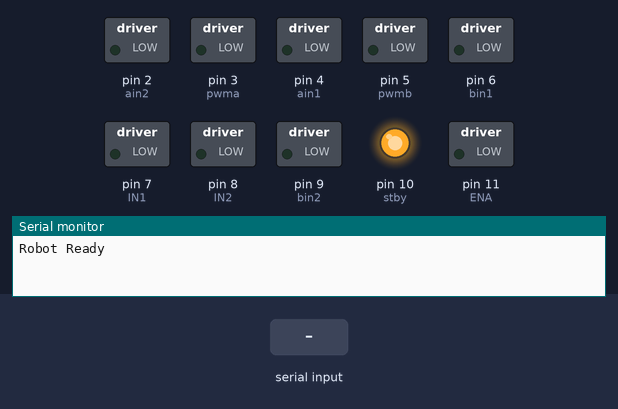
A sketch run on a simulated Arduino Uno, built with avr-gcc and run on an emulated ATmega328P. Parts: switched loads named in the sketch (green lamp = pin HIGH), output pins drawn as LEDs (lit = HIGH), the last lines printed to the serial monitor. The inputs (shaded band) are chosen by the test bench.

Above: at 1.2 s.
1.3 s: "F" received over Serial
At 2.4 s:
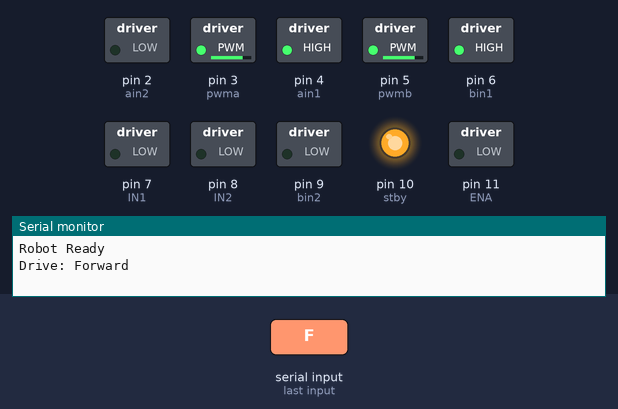
2.8 s: "B" received over Serial
At 3.5 s:
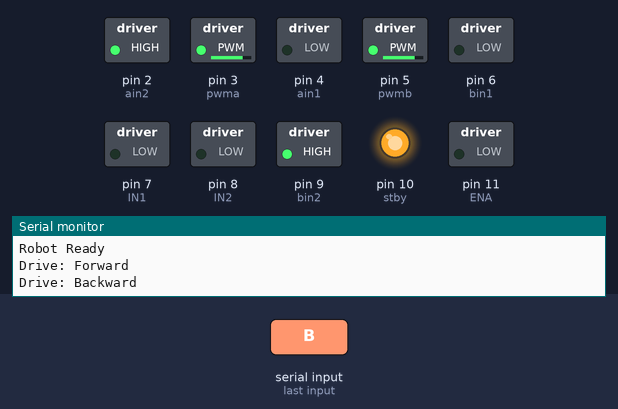
4.3 s: "L" received over Serial
At 4.7 s:
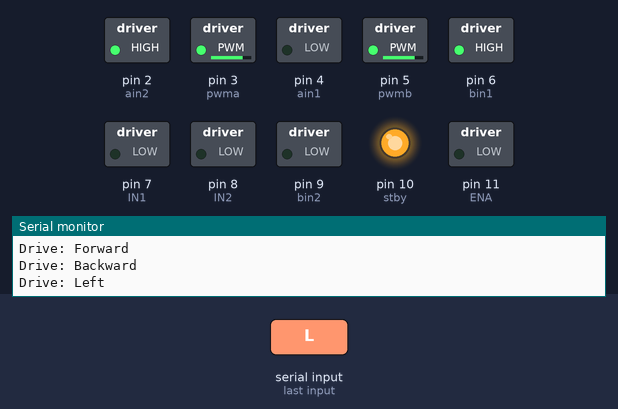
5.8 s: "R" received over Serial
At 7.0 s:
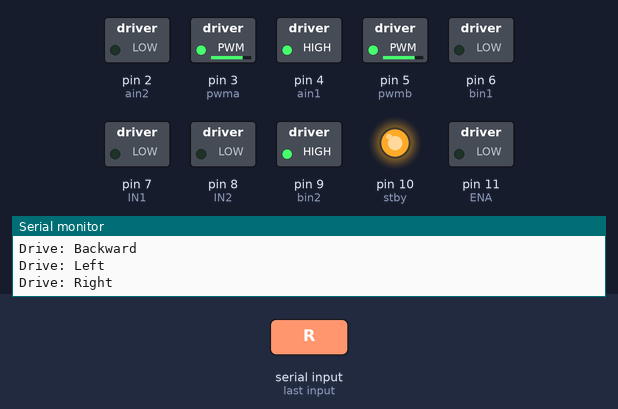
7.3 s: "U" received over Serial
At 8.2 s:
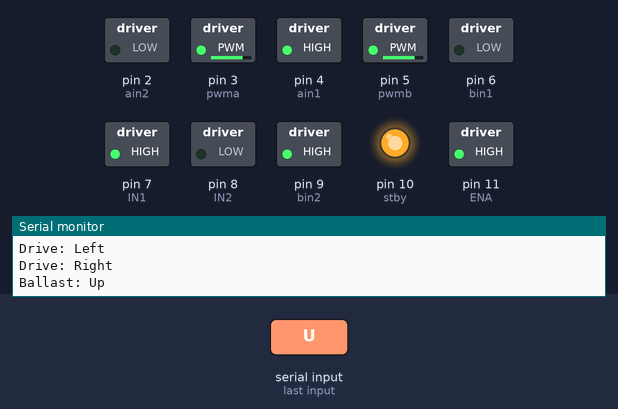
8.8 s: "S" received over Serial
At 9.3 s:
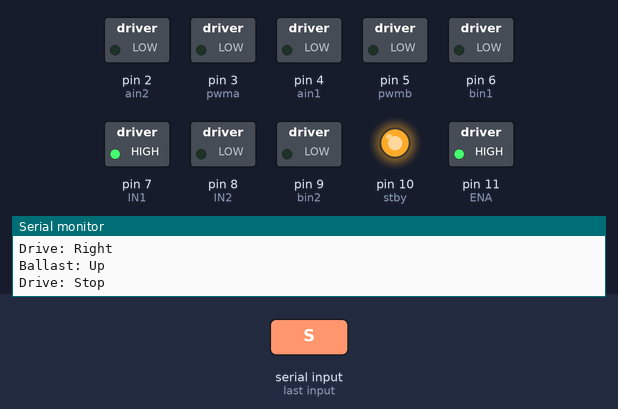
Timing chart, 0 to 11.3 s (numbered marks = the images above; inputs shaded):
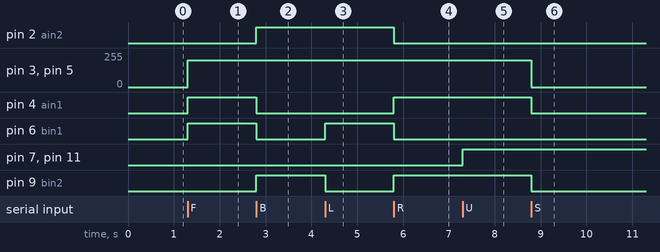

Measured:
- after the input at 1.3 s, pin 3 (pwma), pin 5 (pwmb): 0/255 → 200/255 at once; pin 4 (ain1), pin 6 (bin1): LOW → HIGH at once
- after the input at 2.8 s, pin 2 (ain2), pin 9 (bin2): LOW → HIGH at once; pin 4 (ain1), pin 6 (bin1): HIGH → LOW at once
- after the input at 4.3 s, pin 6 (bin1): LOW → HIGH at once; pin 9 (bin2): HIGH → LOW at once
- after the input at 5.8 s, pin 2 (ain2), pin 6 (bin1): HIGH → LOW at once; pin 4 (ain1), pin 9 (bin2): LOW → HIGH at once
- after the input at 7.3 s, pin 7 (IN1), pin 11 (ENA): LOW → HIGH at once
- after the input at 8.8 s, pin 3 (pwma), pin 5 (pwmb): 200/255 → 0/255 at once; pin 4 (ain1), pin 9 (bin2): HIGH → LOW at once

The sketch:

underwater_robot.ino
```cpp
// ============================================================
//  Underwater Robot – Combined Drive + Ballast Control
//  Communication: Processing UI → Serial → Arduino
//
//  Commands:
//    F = Drive Forward     B = Drive Backward
//    L = Turn Left         R = Turn Right
//    S = Stop Drive
//    U = Ballast Up        D = Ballast Down
//    H = Halt Ballast
// ============================================================

// --- TB6612FNG Motor Driver (Drive Motors A & B) ---
const int ain1 = 4;
const int ain2 = 2;
const int pwma = 3;   // PWM – Motor A

const int bin1 = 6;
const int bin2 = 9;
const int pwmb = 5;   // PWM – Motor B

const int stby = 10;  // Standby pin

// --- L298N-style Driver (Ballast Motor C) ---
const int ENA  = 11;  // PWM – Motor C
const int IN1  = 7;
const int IN2  = 8;

// --- Speed Settings ---
const int DRIVE_SPEED   = 200;  // 0–255
const int BALLAST_SPEED = 255;  // 0–255

// ============================================================
void setup() {
  // Drive motor pins
  pinMode(ain1, OUTPUT);
  pinMode(ain2, OUTPUT);
  pinMode(pwma, OUTPUT);
  pinMode(pwmb, OUTPUT);
  pinMode(bin1, OUTPUT);
  pinMode(bin2, OUTPUT);
  pinMode(stby, OUTPUT);
  digitalWrite(stby, HIGH);   // take drive motors out of standby

  // Ballast motor pins
  pinMode(ENA, OUTPUT);
  pinMode(IN1, OUTPUT);
  pinMode(IN2, OUTPUT);

  // Start everything stopped
  stopDrive();
  haltBallast();

  Serial.begin(9600);
  Serial.println("Robot Ready");
}

// ============================================================
void loop() {
  if (Serial.available() > 0) {
    char cmd = Serial.read();

    switch (cmd) {
      // --- Drive commands ---
      case 'F': driveForward();   Serial.println("Drive: Forward");  break;
      case 'B': driveBackward();  Serial.println("Drive: Backward"); break;
      case 'L': turnLeft();       Serial.println("Drive: Left");     break;
      case 'R': turnRight();      Serial.println("Drive: Right");    break;
      case 'S': stopDrive();      Serial.println("Drive: Stop");     break;

      // --- Ballast commands ---
      case 'U': ballastUp();      Serial.println("Ballast: Up");     break;
      case 'D': ballastDown();    Serial.println("Ballast: Down");   break;
      case 'H': haltBallast();    Serial.println("Ballast: Halt");   break;

      default: break;  // ignore unknown characters
    }
  }
}

// ============================================================
//  Drive Motor Helpers
// ============================================================

void driveForward() {
  setMotor(pwma, ain1, ain2,  DRIVE_SPEED);
  setMotor(pwmb, bin1, bin2,  DRIVE_SPEED);
}

void driveBackward() {
  setMotor(pwma, ain1, ain2, -DRIVE_SPEED);
  setMotor(pwmb, bin1, bin2, -DRIVE_SPEED);
}

void turnLeft() {
  // Left motor backward, right motor forward
  setMotor(pwma, ain1, ain2, -DRIVE_SPEED);
  setMotor(pwmb, bin1, bin2,  DRIVE_SPEED);
}

void turnRight() {
  // Left motor forward, right motor backward
  setMotor(pwma, ain1, ain2,  DRIVE_SPEED);
  setMotor(pwmb, bin1, bin2, -DRIVE_SPEED);
}

void stopDrive() {
  setMotor(pwma, ain1, ain2, 0);
  setMotor(pwmb, bin1, bin2, 0);
}

// speed: positive = forward, negative = backward, 0 = stop
void setMotor(int pwmPin, int in1, int in2, int speed) {
  if (speed > 0) {
    digitalWrite(in1, HIGH);
    digitalWrite(in2, LOW);
    analogWrite(pwmPin, speed);
  } else if (speed < 0) {
    digitalWrite(in1, LOW);
    digitalWrite(in2, HIGH);
    analogWrite(pwmPin, -speed);
  } else {
    digitalWrite(in1, LOW);
    digitalWrite(in2, LOW);
    analogWrite(pwmPin, 0);
  }
}

// ============================================================
//  Ballast Motor Helpers
// ============================================================

void ballastUp() {
  digitalWrite(IN1, HIGH);
  digitalWrite(IN2, LOW);
  analogWrite(ENA, BALLAST_SPEED);
}

void ballastDown() {
  digitalWrite(IN1, LOW);
  digitalWrite(IN2, HIGH);
  analogWrite(ENA, BALLAST_SPEED);
}

void haltBallast() {
  digitalWrite(IN1, LOW);
  digitalWrite(IN2, LOW);
  analogWrite(ENA, 0);
}
```
